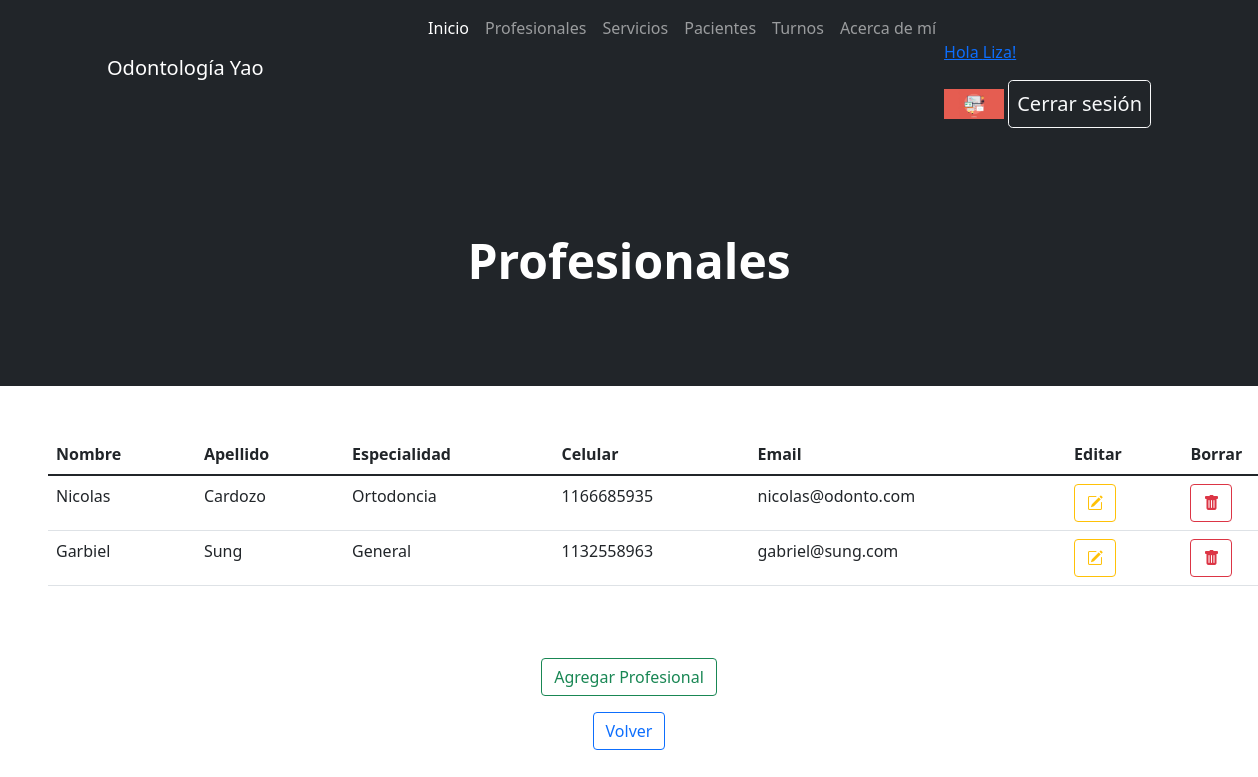
Page /AppOdonto/verProfesionales/ (signed in) on the earlier database version.
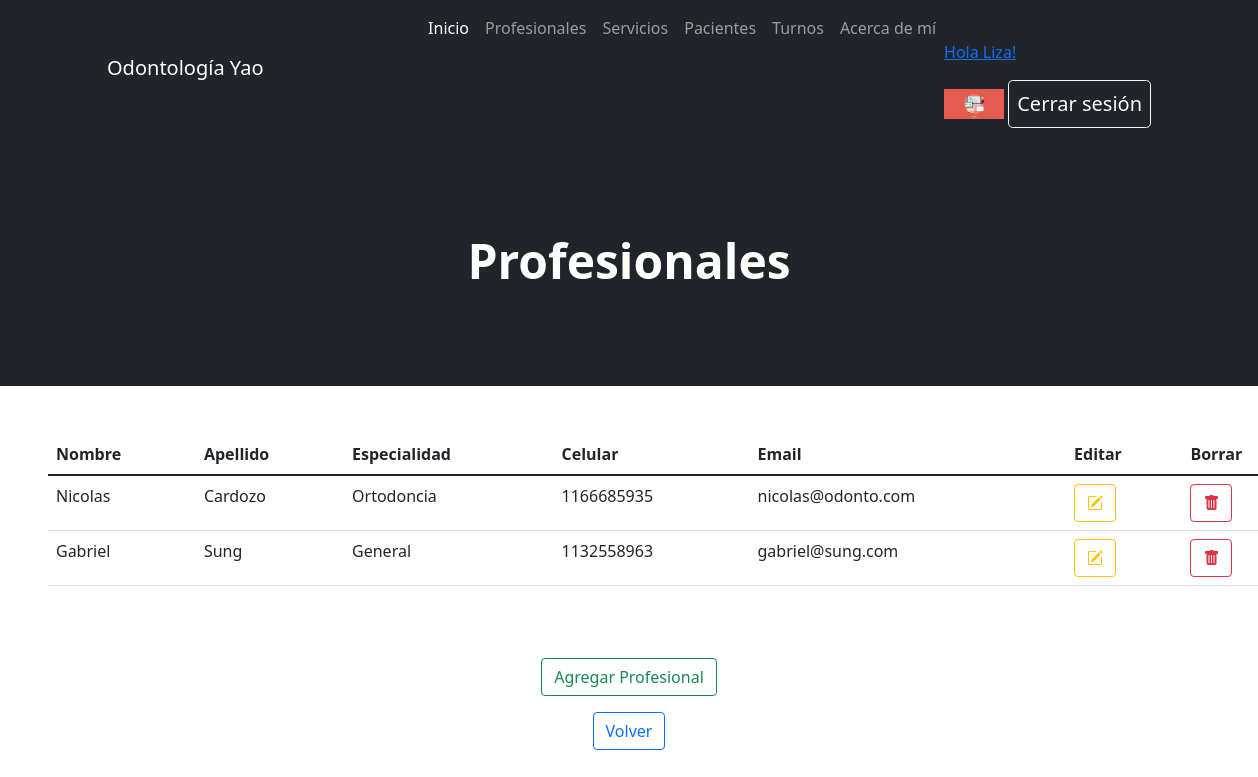
Same page on the later database version.
### AppOdonto/models.py (models this page shows, shortened)
class Profesional(models.Model):
    nombre = models.CharField(max_length=15)
    apellido = models.CharField(max_length=15)
    especialidad = models.CharField(max_length=15)
    celular = models.CharField(max_length=10)
    email = models.EmailField()

### AppOdonto/views.py (the view)
# urls.py: path('verProfesionales/', views.verProfesionales, name="Ver Profesionales"),
@login_required
def verProfesionales(request):
    return render(request, "AppOdonto/Profesionales/verProfesionales.html", {"profesionales":profesionales})

### AppOdonto/templates/AppOdonto/Profesionales/verProfesionales.html (shortened to what this page needs)
{% extends "AppOdonto/padre.html" %}
{% block header %}
    <h1 class="display-5 fw-bolder text-white mb-2">Profesionales</h1>
{% endblock %}
{% block formulario %}
    <table class="table m-5">
        <thead>
        <tr>
            <th scope="col">Nombre</th>
            <th scope="col">Apellido</th>
            <th scope="col">Especialidad</th>
            <th scope="col">Celular</th>
            <th scope="col">Email</th>
            <th scope="col">Editar</th>
            <th scope="col">Borrar</th>
        </tr>
        </thead>
        <tbody class="table-group-divider">
        {% for p in profesionales %}
            <tr>
                <td>{{p.nombre}}</td>
                <td>{{p.apellido}}</td>
                <td>{{p.especialidad}}</td>
                <td>{{p.celular}}</td>
                <td>{{p.email}}</td>
                <td><a href="{% url 'Editar Profesional' p.nombre %}" class="btn btn-outline-warning"><i class="bi bi-pencil-square"></i></a></td>
                <td><a href="{% url 'Borrar Profesional' p.nombre %}" class="btn btn-outline-danger"><i class="bi bi-trash-fill"></i></a></td>
            </tr>
        {% endfor %}
        </tbody>
    </table>
    <br>
        <p class="text-center"><a href="{% url 'Agregar Profesional' %}" class="btn btn-outline-success">Agregar Profesional</a></p>
        <p>
        <p class="text-center"><a href="{% url 'Inicio' %}" class="btn btn-outline-primary">Volver</a></p>
        </p>
{% endblock %}

Differences in the rows shown:
changed Profesional "Sung": nombre "Garbiel" → "Gabriel"
